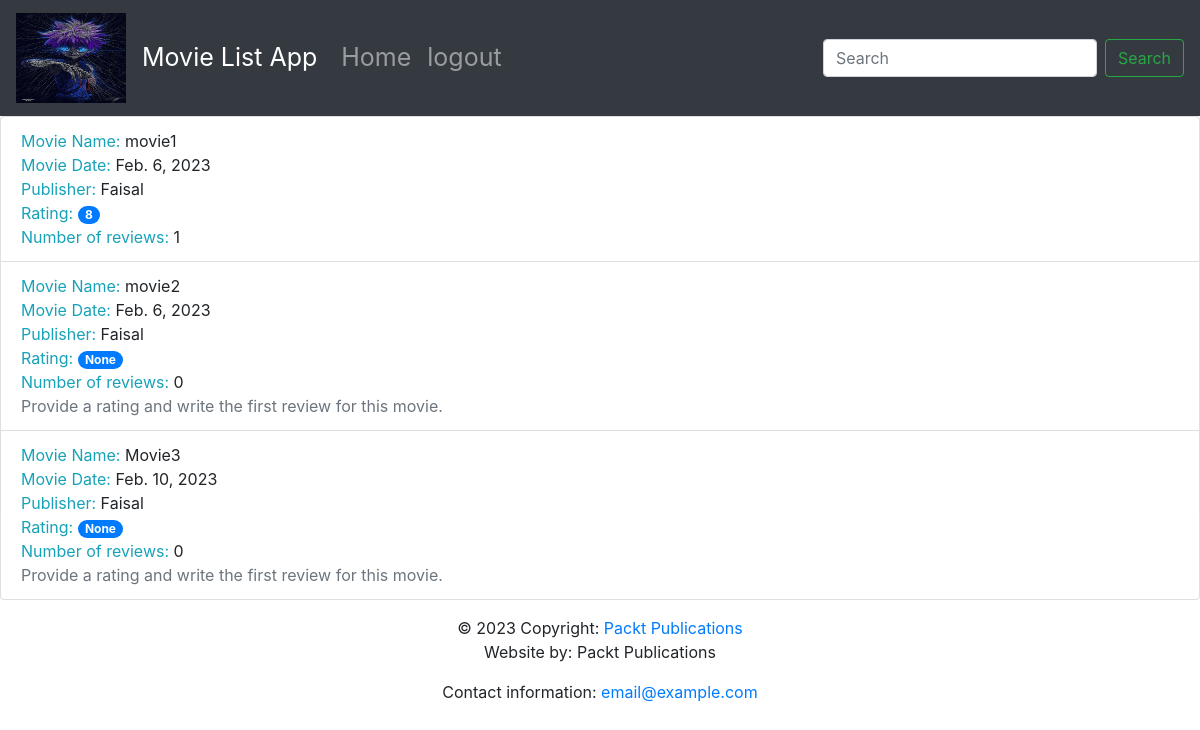
The page / on the database its author committed.
### MoviesListApp/models.py (models this page shows, shortened)
class Movies_Info(models.Model):
    name = models.CharField(max_length=100, help_text="The name of the Movie.")
    data = models.DateField(verbose_name="Data the movie was released")
    publisher = models.ForeignKey(Publisher, on_delete=models.CASCADE)
    contributors = models.ManyToManyField('Contributor', through="MovieContributor")

class Publisher(models.Model):
    name = models.CharField(max_length=50, help_text="The name of the Publisher.")
    website = models.URLField(help_text="The Publisher's website.")
    email = models.EmailField(help_text="The Publisher's email address.")
    def __str__(self):
        return self.name

### MoviesListApp/views.py (the view)
# urls.py: urlpatterns = [path('', views.Movies_list, name='Movies_list'),
def Movies_list(request):
    Movies = Movies_Info.objects.all()
    Movies_list = []
    for Movie in Movies:
        reviews = Movie.review_set.all()
        if reviews:
            Movie_rating = average_rating([review.rating for review in reviews])
            number_of_reviews = len(reviews)
        else:
            Movie_rating = None
            number_of_reviews = 0
        Movies_list.append({'Movie': Movie, 'Movie_rating': Movie_rating, 'number_of_reviews': number_of_reviews})
    context = {'Movies_list': Movies_list}
    return render(request, 'MoviesListApp/Movies_list.html', context)

### MoviesListApp/utils.py (called while the page is built)
def average_rating(rating_list):
    if not rating_list:
        return 0
    return round(sum(rating_list) / len(rating_list))

### MoviesListApp/templates/MoviesListApp/Movies_list.html
{% extends 'base.html' %}
{% block content %}
<ul class="list-group">
    {% for item in Movies_list %}
    <li class="list-group-item">
        <span class="text-info"> Movie Name: </span> <span> {{ item.Movie.name }}</span>
        <br>
        <span class="text-info"> Movie Date: </span> <span> {{ item.Movie.data }}</span>
        <br>
        <span class="text-info"> Publisher: </span> <span> {{ item.Movie.publisher }}</span>
        <br>
        <span class="text-info"> Rating: </span> <span class="badge badge-primary badge-pill"> {{ item.Movie_rating }}</span>
        <br>
        <span class="text-info"> Number of reviews: </span> <span> {{ item.number_of_reviews }}</span>
        <br>
        {% if item.Movie_rating is null %}
        <span class="text-secondary"> Provide a rating and write the first review for this movie.</span>
        <br>
        {% endif%}
    </li>
    {% endfor %}
</ul>
{% endblock %}

### templates/base.html (shortened to what this page needs)
<!doctype html>
{% load static %}
<html lang="en">
  <head>
    <link rel="stylesheet" href="https://cdn.jsdelivr.net/npm/bootstrap@4.4.1/dist/css/bootstrap.min.css">
  </head>
  <body>
        <nav class="navbar navbar-expand-sm navbar-dark bg-dark sticky-top">
            <a class="navbar-brand" href="/">
                {% block brand %}
                <img src="{% static 'MoviesListApp/KilluaZoldyck.jpeg'%}" width="110" height="90">
                {% endblock %}
            </a>
          <a class="navbar-brand" href="/Movies/">Movie List App <span class="sr-only">(current)</span> </a>
         <div class="collapse navbar-collapse" id="navbarSupportedContent">
           <ul class="navbar-nav mr-auto">
             <li class="nav-item">
               <a class="nav-link" href="#">Home</a>
             </li>
             <li class="nav-item">
               <a class="nav-link" href="#">logout</a>
             </li>
           </ul>
           <form class="form-inline my-2 my-lg-0">
             <input class="form-control mr-sm-2" type="search" placeholder="Search" aria-label="Search">
             <button class="btn btn-outline-success my-2 my-sm-0" type="submit">Search</button>
           </form>
         </div>
        </nav>
         {% block content %}{% endblock %}
  <footer class="page-footer font-small blue">
      <div class="footer-copyright text-center py-3">© 2023 Copyright:
          <a href="https://www.packtpub.com"> Packt Publications</a>
          <p>Website by: Packt Publications</p>
          <p>Contact information: <a href=mailto:email@examole.com">email@example.com</a></p>
      </div>
  </footer>
  </body>
</html>

### templates/base.html (style rules this page uses)
.navbar { min-height: 100px; font-size: 25px; }
.navbar-brand { font-size: 25px; }

### rows shown on the page
Movies_Info: Movie.name "movie1", Movie.data "Feb. 6, 2023", Movie.publisher "Faisal", Movie_rating "8", number_of_reviews "1"
Movies_Info: Movie.name "movie2", Movie.data "Feb. 6, 2023", Movie.publisher "Faisal", Movie_rating "None", number_of_reviews "0", shows "Provide a rating and write the first review for this movie."
Movies_Info: Movie.name "Movie3", Movie.data "Feb. 10, 2023", Movie.publisher "Faisal", Movie_rating "None", number_of_reviews "0", shows "Provide a rating and write the first review for this movie."
